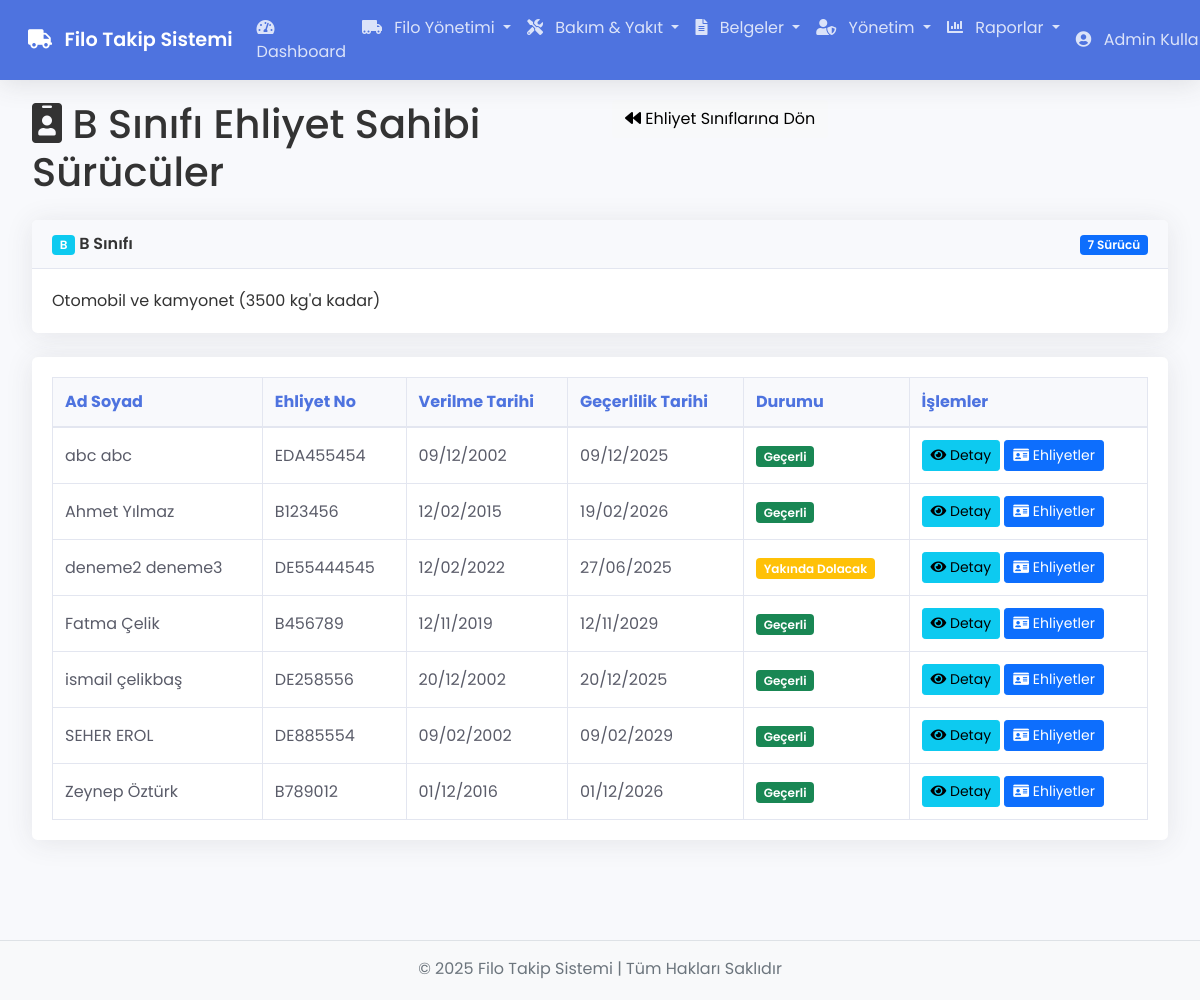
The page /licensetypes/drivers/6 (signed in) on the database its author committed.
### tables this page shows
CREATE TABLE `license_types` (
  `id` int(11) NOT NULL,
  `code` varchar(5) NOT NULL,
  `name` varchar(100) NOT NULL,
  `description` text DEFAULT NULL
);

CREATE TABLE `drivers` (
  `id` int(11) NOT NULL,
  `name` varchar(100) NOT NULL,
  `surname` varchar(100) NOT NULL,
  `identity_number` varchar(20) NOT NULL,
  `license_number` varchar(20) NOT NULL,
  `primary_license_type` varchar(5) DEFAULT NULL,
  `license_issue_date` date DEFAULT NULL,
  `license_expiry_date` date DEFAULT NULL,
  `company_id` int(11) DEFAULT NULL,
  `phone` varchar(20) NOT NULL,
  `email` varchar(100) DEFAULT NULL,
  `address` text DEFAULT NULL,
  `status` enum('Aktif','Pasif','İzinli') NOT NULL DEFAULT 'Aktif',
  `created_at` timestamp NOT NULL DEFAULT current_timestamp()
);

CREATE TABLE `driver_licenses` (
  `id` int(11) NOT NULL,
  `driver_id` int(11) NOT NULL,
  `license_type_id` int(11) NOT NULL,
  `issue_date` date DEFAULT NULL,
  `expiry_date` date DEFAULT NULL,
  `notes` text DEFAULT NULL,
  `created_at` timestamp NOT NULL DEFAULT current_timestamp()
);

### app/controllers/LicenseTypes.php (called while the page is built, shortened)
<?php
class LicenseTypes extends Controller {
    private $licenseTypeModel;
    private $driverModel;
    public function __construct() {
        $this->licenseTypeModel = $this->model('LicenseType');
        $this->driverModel = $this->model('Driver');
    }
    public function drivers($id) {
        $licenseType = $this->licenseTypeModel->getLicenseTypeById($id);
        $drivers = $this->licenseTypeModel->getDriversByLicenseType($id);
        $driverLicenses = [];
        foreach ($drivers as $driver) {
            $licenseInfo = $this->driverModel->getDriverLicenseByType($driver->id, $id);
            $driverLicenses[$driver->id] = $licenseInfo;
        }
        $data = [
            'licenseType' => $licenseType,
            'drivers' => $drivers,
            'driverLicenses' => $driverLicenses,
            'title' => $licenseType->name . ' Ehliyet Sahibi Sürücüler'
        ];
        $this->view('licensetypes/drivers', $data);
    }
}

### app/core/App.php (called while the page is built, shortened)
<?php
class App {
    protected $currentMethod = 'index';
    public function __construct() {
        $url = $this->getUrl();
        if(isset($url[0]) && file_exists('app/controllers/' . ucwords($url[0]) . '.php')) {
            unset($url[0]);
        }
        $this->currentController = new $this->currentController;
        if(isset($url[1])) {
            if(method_exists($this->currentController, $url[1])) {
                $this->currentMethod = $url[1];
                unset($url[1]);
            } else {
                $this->show404();
                return;
            }
        }
        $this->params = $url ? array_values($url) : [];
        try {
            call_user_func_array([$this->currentController, $this->currentMethod], $this->params);
        } catch (ArgumentCountError $e) {
            error_log('Parametre hatası: ' . $e->getMessage());
            $this->show404();
        } catch (Error $e) {
            error_log('Uygulama hatası: ' . $e->getMessage());
            include 'app/views/errors/500.php';
        } catch (Exception $e) {
            error_log('Uygulama istisnası: ' . $e->getMessage());
            include 'app/views/errors/500.php';
        }
    }
    public function getUrl() {
        if(isset($_GET['url'])) {
            $url = rtrim($_GET['url'], '/');
            $url = filter_var($url, FILTER_SANITIZE_URL);
            $url = explode('/', $url);
            return $url;
        }
        return [];
    }
}

### index.php (called while the page is built, shortened)
<?php
require_once 'app/core/App.php';
require_once 'app/core/Controller.php';
require_once 'app/core/Database.php';
$app = new App;

### app/core/Database.php (called while the page is built, shortened)
<?php
class Database {
    private $host = DB_HOST;
    private $user = DB_USER;
    private $pass = DB_PASS;
    private $dbname = DB_NAME;
    private $dbh;
    private $stmt;
    public function __construct() {
        $dsn = 'mysql:host=' . $this->host . ';dbname=' . $this->dbname . ';charset=utf8';
        $options = array(
            PDO::ATTR_PERSISTENT => true,
            PDO::ATTR_ERRMODE => PDO::ERRMODE_EXCEPTION,
            PDO::ATTR_DEFAULT_FETCH_MODE => PDO::FETCH_OBJ,
            PDO::ATTR_EMULATE_PREPARES => false
        );
        try {
            $this->dbh = new PDO($dsn, $this->user, $this->pass, $options);
        } catch(PDOException $e) {
            $this->error = $e->getMessage();
            echo $this->error;
        }
    }
    public function query($sql) {
        $this->stmt = $this->dbh->prepare($sql);
    }
    public function bind($param, $value, $type = null) {
        if(is_null($type)) {
            switch(true) {
                case is_int($value):
                    $type = PDO::PARAM_INT;
                    break;
                default:
                    $type = PDO::PARAM_STR;
            }
        }
        $this->stmt->bindValue($param, $value, $type);
    }
    public function execute() {
        return $this->stmt->execute();
    }
    public function resultSet() {
        $this->execute();
        return $this->stmt->fetchAll();
    }
    public function single() {
        $this->execute();
        return $this->stmt->fetch();
    }
}

### app/models/LicenseType.php (called while the page is built, shortened)
<?php
class LicenseType {
    private $db;
    public function __construct() {
        $this->db = new Database;
    }
    public function getLicenseTypeById($id) {
        $this->db->query('SELECT * FROM license_types WHERE id = :id');
        $this->db->bind(':id', $id);
        return $this->db->single();
    }
    public function getDriversByLicenseType($licenseTypeId) {
        $this->db->query('
            SELECT DISTINCT d.*
            FROM drivers d
            JOIN driver_licenses dl ON d.id = dl.driver_id
            WHERE dl.license_type_id = :license_type_id
            ORDER BY d.name, d.surname
        ');
        $this->db->bind(':license_type_id', $licenseTypeId);
        return $this->db->resultSet();
    }
}

### app/models/Driver.php (called while the page is built, shortened)
<?php
class Driver {
    private $db;
    public function __construct() {
        $this->db = new Database;
    }
    public function getDriverLicenseByType($driverId, $licenseTypeId) {
        $this->db->query('
            SELECT dl.*
            FROM driver_licenses dl
            WHERE dl.driver_id = :driver_id AND dl.license_type_id = :license_type_id
        ');
        $this->db->bind(':driver_id', $driverId);
        $this->db->bind(':license_type_id', $licenseTypeId);
        return $this->db->single();
    }
}

### app/views/licensetypes/drivers.php (the view, shortened to what this page needs)
<?php require APPROOT . '/views/inc/header.php'; ?>
<div class="row mb-3">
    <div class="col-md-6">
        <h1><i class="fas fa-id-badge"></i> <?php echo $data['licenseType']->name; ?> Ehliyet Sahibi Sürücüler</h1>
    </div>
    <div class="col-md-6">
        <a href="<?php echo URLROOT; ?>/licensetypes" class="btn btn-light float-right">
            <i class="fa fa-backward"></i> Ehliyet Sınıflarına Dön
        </a>
    </div>
</div>
<div class="card mb-4">
    <div class="card-header">
        <div class="d-flex justify-content-between align-items-center">
            <div>
                <span class="badge bg-info text-white"><?php echo $data['licenseType']->code; ?></span>
                <span class="ml-2"><?php echo $data['licenseType']->name; ?></span>
            </div>
            <div>
                <span class="badge bg-primary"><?php echo count($data['drivers']); ?> Sürücü</span>
            </div>
        </div>
    </div>
    <div class="card-body">
        <p class="card-text"><?php echo $data['licenseType']->description; ?></p>
    </div>
</div>
<?php if(empty($data['drivers'])) : ?>
    <div class="alert alert-info" role="alert">
        <i class="fas fa-info-circle"></i> Bu ehliyet sınıfına sahip sürücü bulunmamaktadır.
    </div>
<?php else : ?>
    <div class="card">
        <div class="card-body">
            <div class="table-responsive">
                <table class="table table-hover table-bordered" id="driversTable">
                    <thead class="thead-dark">
                        <tr>
                            <th>Ad Soyad</th>
                            <th>Ehliyet No</th>
                            <th>Verilme Tarihi</th>
                            <th>Geçerlilik Tarihi</th>
                            <th>Durumu</th>
                            <th>İşlemler</th>
                        </tr>
                    </thead>
                    <tbody>
                        <?php foreach($data['drivers'] as $driver) : ?>
                            <tr>
                                <td><?php echo $driver->name . ' ' . $driver->surname; ?></td>
                                <td><?php echo $driver->license_number; ?></td>
                                <td>
                                    <?php
                                        $licenseInfo = $data['driverLicenses'][$driver->id];
                                        echo ($licenseInfo && $licenseInfo->issue_date) ? date('d/m/Y', strtotime($licenseInfo->issue_date)) : 'Belirtilmemiş';
                                    ?>
                                </td>
                                <td>
                                    <?php
                                        echo ($licenseInfo && $licenseInfo->expiry_date) ? date('d/m/Y', strtotime($licenseInfo->expiry_date)) : 'Belirtilmemiş';
                                    ?>
                                </td>
                                <td>
                                    <?php if($licenseInfo && $licenseInfo->expiry_date) : ?>
                                        <?php if(strtotime($licenseInfo->expiry_date) < time()) : ?>
                                            <span class="badge bg-danger">Süresi Dolmuş</span>
                                        <?php elseif(strtotime($licenseInfo->expiry_date) < strtotime('+3 months')) : ?>
                                            <span class="badge bg-warning">Yakında Dolacak</span>
                                        <?php else : ?>
                                            <span class="badge bg-success">Geçerli</span>
                                        <?php endif; ?>
                                    <?php else : ?>
                                        <span class="badge bg-secondary">Belirtilmemiş</span>
                                    <?php endif; ?>
                                </td>
                                <td>
                                    <a href="<?php echo URLROOT; ?>/drivers/show/<?php echo $driver->id; ?>" class="btn btn-sm btn-info">
                                        <i class="fas fa-eye"></i> Detay
                                    </a>
                                    <a href="<?php echo URLROOT; ?>/licenses/index/<?php echo $driver->id; ?>" class="btn btn-sm btn-primary">
                                        <i class="fas fa-id-card"></i> Ehliyetler
                                    </a>
                                </td>
                            </tr>
                        <?php endforeach; ?>
                    </tbody>
                </table>
            </div>
        </div>
    </div>
<?php endif; ?>
<?php require APPROOT . '/views/inc/footer.php'; ?>

### public/css/style.css (style rules this page uses)
body { font-family: 'Poppins', sans-serif; background-color: #f8f9fc; color: #333; padding-bottom: 60px; }
.card { margin-bottom: 20px; border: 0; border-radius: 0.35rem; box-shadow: 0 0.15rem 1.75rem 0 rgba(58, 59, 69, 0.1); }
.card-header { background-color: #f8f9fc; border-bottom: 1px solid #e3e6f0; padding: 0.75rem 1.25rem; font-weight: 600; }
.card-body { padding: 1.25rem; }
.table { margin-bottom: 0; color: #5a5c69; width: 100%; border-collapse: collapse; }
.table thead th { vertical-align: bottom; border-bottom: 2px solid #e3e6f0; background-color: #f8f9fc; font-weight: 700; color: #4e73df; }
.table th, .table td { padding: 0.75rem; vertical-align: middle; border-top: 1px solid #e3e6f0; }
.table-bordered { border: 1px solid #e3e6f0; }
.table-bordered th, .table-bordered td { border: 1px solid #e3e6f0; }
.badge { display: inline-block; padding: 0.35em 0.65em; font-size: 75%; font-weight: 600; line-height: 1; text-align: center; white-space: nowrap; vertical-align: baseline; border-radius: 0.25rem; }
.btn { display: inline-block; font-weight: 400; text-align: center; vertical-align: middle; user-select: none; padding: 0.375rem 0.75rem; font-size: 1rem; line-height: 1.5; border-radius: 0.25rem; transition: color 0.15s ease-in-out, background-color 0.15s ease-in-out, border-color 0.15s ease-in-out, box-shadow 0.15s ease-in-out; }
.btn-sm { padding: 0.25rem 0.5rem; font-size: 0.875rem; line-height: 1.5; border-radius: 0.2rem; }
.table-responsive { width: 100% !important; overflow-x: auto; -webkit-overflow-scrolling: touch; }
.table th { font-weight: 600; vertical-align: middle !important; }
.table td { vertical-align: middle !important; }
.table th, .table td { vertical-align: middle !important; padding: 0.75rem; }

### rows shown on the page
license_types: name "B Sınıfı", code "B", description "Otomobil ve kamyonet (3500 kg'a kadar)"
drivers: name "abc", surname "abc", license_number "EDA455454", shows "Geçerli"
driver_licenses: issue_date "09/12/2002", expiry_date "09/12/2025"
drivers: name "Ahmet", surname "Yılmaz", license_number "B123456", shows "Geçerli"
driver_licenses: issue_date "12/02/2015", expiry_date "19/02/2026"
drivers: name "deneme2", surname "deneme3", license_number "DE55444545", shows "Yakında Dolacak"
driver_licenses: issue_date "12/02/2022", expiry_date "27/06/2025"
drivers: name "Fatma", surname "Çelik", license_number "B456789", shows "Geçerli"
driver_licenses: issue_date "12/11/2019", expiry_date "12/11/2029"
drivers: name "ismail", surname "çelikbaş", license_number "DE258556", shows "Geçerli"
driver_licenses: issue_date "20/12/2002", expiry_date "20/12/2025"
drivers: name "SEHER", surname "EROL", license_number "DE885554", shows "Geçerli"
driver_licenses: issue_date "09/02/2002", expiry_date "09/02/2029"
drivers: name "Zeynep", surname "Öztürk", license_number "B789012", shows "Geçerli"
driver_licenses: issue_date "01/12/2016", expiry_date "01/12/2026"

### other values the page prints
SITENAME "Filo Takip Sistemi"
$_SESSION['user_name'] "Admin…"
count($data['drivers']) "7"
